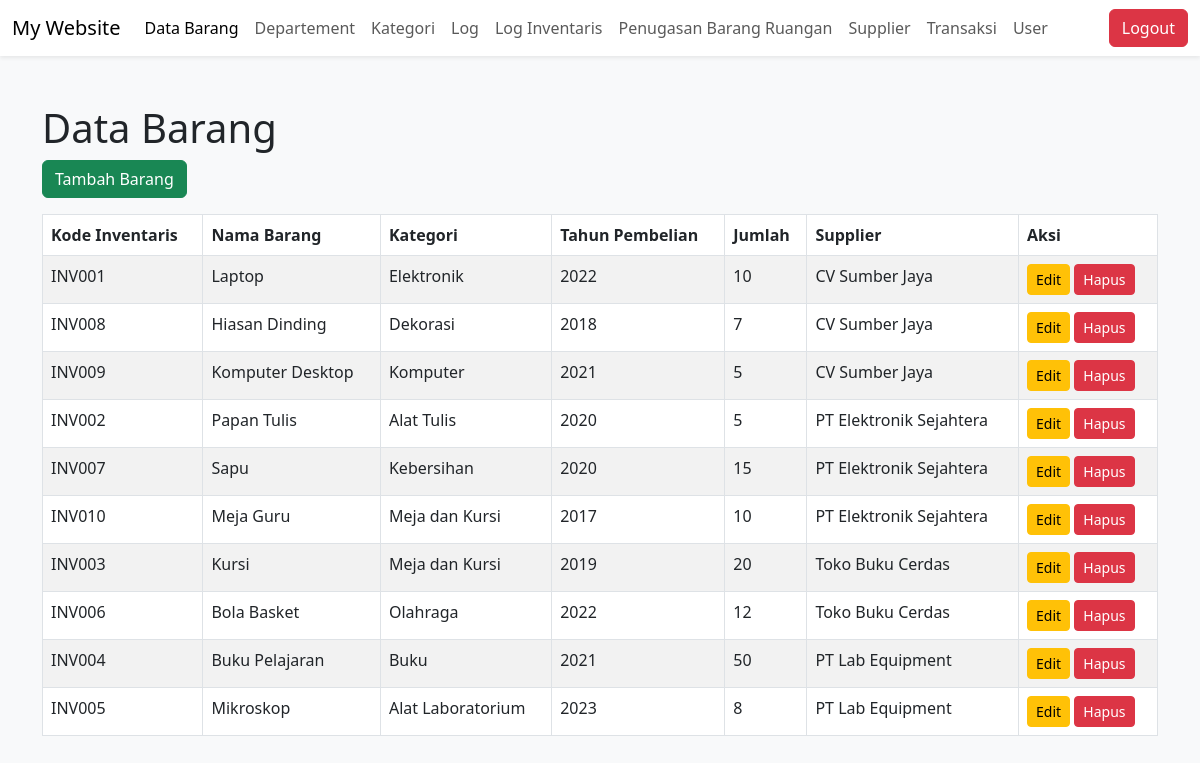
/data_barang.php (signed in), run on the app's committed database.
### tables this page shows
CREATE TABLE barang (
    id INT AUTO_INCREMENT PRIMARY KEY,
    kode_inventaris VARCHAR(50) NOT NULL UNIQUE,
    nama_barang VARCHAR(100) NOT NULL,
    id_kategori INT NOT NULL,
    tahun_pembelian INT NOT NULL,
    jumlah INT NOT NULL,
    id_supplier INT NOT NULL,
    FOREIGN KEY (id_kategori) REFERENCES kategori(id),
    FOREIGN KEY (id_supplier) REFERENCES supplier(id)
);

CREATE TABLE kategori (
    id INT AUTO_INCREMENT PRIMARY KEY,
    nama_kategori VARCHAR(100) NOT NULL
);

CREATE TABLE supplier (
    id INT AUTO_INCREMENT PRIMARY KEY,
    nama_supplier VARCHAR(100) NOT NULL,
    kontak VARCHAR(100),
    alamat TEXT
);

### data_barang.php (the view, shortened to what this page needs)
<?php
include 'koneksi.php';
$query = "SELECT barang.*, kategori.nama_kategori AS kategori, supplier.nama_supplier AS supplier
        FROM barang
        JOIN kategori ON barang.id_kategori = kategori.id
        JOIN supplier ON barang.id_supplier = supplier.id";
$result = $conn->query($query);
?>
<!DOCTYPE html>
<html>
<head>
    <link href="https://cdn.jsdelivr.net/npm/bootstrap@5.3.0-alpha1/dist/css/bootstrap.min.css" rel="stylesheet">
</head>
<body class="bg-light">
    <nav class="navbar navbar-expand-lg navbar-light bg-white shadow-sm">
        <div class="container-fluid">
            <a class="navbar-brand" href="#">My Website</a>
            <div class="collapse navbar-collapse" id="navbarNav">
                <ul class="navbar-nav">
                    <li class="nav-item">
                        <a class="nav-link active" href="#">Data Barang</a>
                    </li>
                    <li class="nav-item">
                        <a class="nav-link" href="#">Departement</a>
                    </li>
                    <li class="nav-item">
                        <a class="nav-link" href="#">Kategori</a>
                    </li>
                    <li class="nav-item">
                        <a class="nav-link" href="#">Log</a>
                    </li>
                    <li class="nav-item">
                        <a class="nav-link" href="#">Log Inventaris</a>
                    </li>
                    <li class="nav-item">
                        <a class="nav-link" href="#">Penugasan Barang Ruangan</a>
                    </li>
                    <li class="nav-item">
                        <a class="nav-link" href="#">Supplier</a>
                    </li>
                    <li class="nav-item">
                        <a class="nav-link" href="#">Transaksi</a>
                    </li>
                    <li class="nav-item">
                        <a class="nav-link" href="#">User</a>
                    </li>
                </ul>
            </div>
            <button class="btn btn-danger" onclick="location.href='logout.php'">Logout</button>
        </div>
    </nav>
    <div class="container mt-5">
        <h1>Data Barang</h1>
        <div class="mb-3">
            <button class="btn btn-success" onclick="location.href='tambah_barang.php'">Tambah Barang</button>
        </div>
        <table class="table table-bordered table-striped mt-3">
            <thead>
                <tr>
                    <th>Kode Inventaris</th>
                    <th>Nama Barang</th>
                    <th>Kategori</th>
                    <th>Tahun Pembelian</th>
                    <th>Jumlah</th>
                    <th>Supplier</th>
                    <th>Aksi</th>
                </tr>
            </thead>
            <tbody>
                <?php while ($row = $result->fetch_assoc()): ?>
                    <tr>
                        <td><?php echo htmlspecialchars($row['kode_inventaris']); ?></td>
                        <td><?php echo htmlspecialchars($row['nama_barang']); ?></td>
                        <td><?php echo htmlspecialchars($row['kategori']); ?></td>
                        <td><?php echo htmlspecialchars($row['tahun_pembelian']); ?></td>
                        <td><?php echo htmlspecialchars($row['jumlah']); ?></td>
                        <td><?php echo htmlspecialchars($row['supplier']); ?></td>
                        <td>
                            <button class="btn btn-warning btn-sm" onclick="location.href='edit_barang.php?id=<?php echo $row['id']; ?>'">Edit</button>
                            <button class="btn btn-danger btn-sm" onclick="if(confirm('Yakin ingin menghapus?')) location.href='hapus_barang.php?id=<?php echo $row['id']; ?>'">Hapus</button>
                        </td>
                    </tr>
                <?php endwhile; ?>
            </tbody>
        </table>
    </div>
</body>
</html>

### data on the page
barang: kode_inventaris "INV001", nama_barang "Laptop", id_kategori.nama_kategori "Elektronik", tahun_pembelian "2022", jumlah "10", id_supplier.nama_supplier "CV Sumber Jaya"
barang: kode_inventaris "INV008", nama_barang "Hiasan Dinding", id_kategori.nama_kategori "Dekorasi", tahun_pembelian "2018", jumlah "7", id_supplier.nama_supplier "CV Sumber Jaya"
barang: kode_inventaris "INV009", nama_barang "Komputer Desktop", id_kategori.nama_kategori "Komputer", tahun_pembelian "2021", jumlah "5", id_supplier.nama_supplier "CV Sumber Jaya"
barang: kode_inventaris "INV002", nama_barang "Papan Tulis", id_kategori.nama_kategori "Alat Tulis", tahun_pembelian "2020", jumlah "5", id_supplier.nama_supplier "PT Elektronik Sejahtera"
barang: kode_inventaris "INV007", nama_barang "Sapu", id_kategori.nama_kategori "Kebersihan", tahun_pembelian "2020", jumlah "15", id_supplier.nama_supplier "PT Elektronik Sejahtera"
barang: kode_inventaris "INV010", nama_barang "Meja Guru", id_kategori.nama_kategori "Meja dan Kursi", tahun_pembelian "2017", jumlah "10", id_supplier.nama_supplier "PT Elektronik Sejahtera"
barang: kode_inventaris "INV003", nama_barang "Kursi", id_kategori.nama_kategori "Meja dan Kursi", tahun_pembelian "2019", jumlah "20", id_supplier.nama_supplier "Toko Buku Cerdas"
barang: kode_inventaris "INV006", nama_barang "Bola Basket", id_kategori.nama_kategori "Olahraga", tahun_pembelian "2022", jumlah "12", id_supplier.nama_supplier "Toko Buku Cerdas"
barang: kode_inventaris "INV004", nama_barang "Buku Pelajaran", id_kategori.nama_kategori "Buku", tahun_pembelian "2021", jumlah "50", id_supplier.nama_supplier "PT Lab Equipment"
barang: kode_inventaris "INV005", nama_barang "Mikroskop", id_kategori.nama_kategori "Alat Laboratorium", tahun_pembelian "2023", jumlah "8", id_supplier.nama_supplier "PT Lab Equipment"
